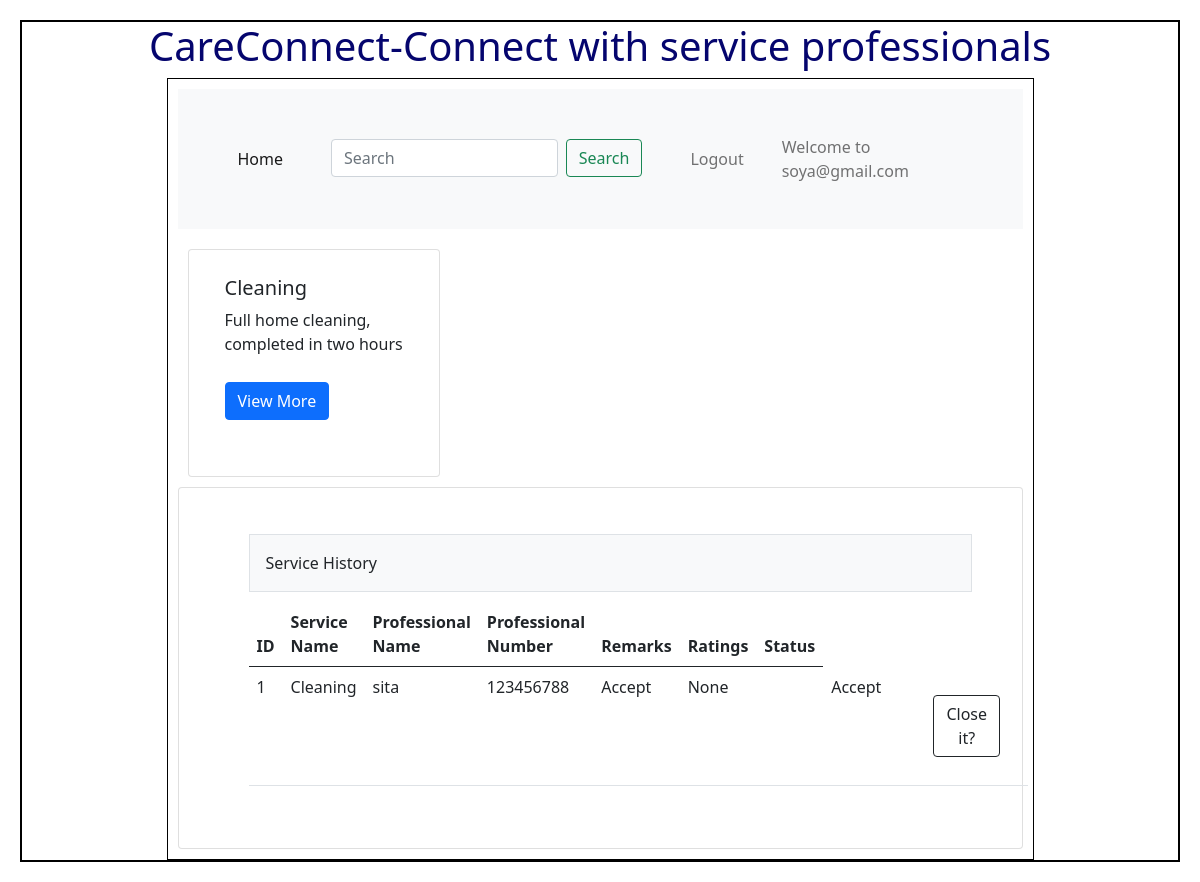
/customer (signed in), run on an earlier commit of the app's database.
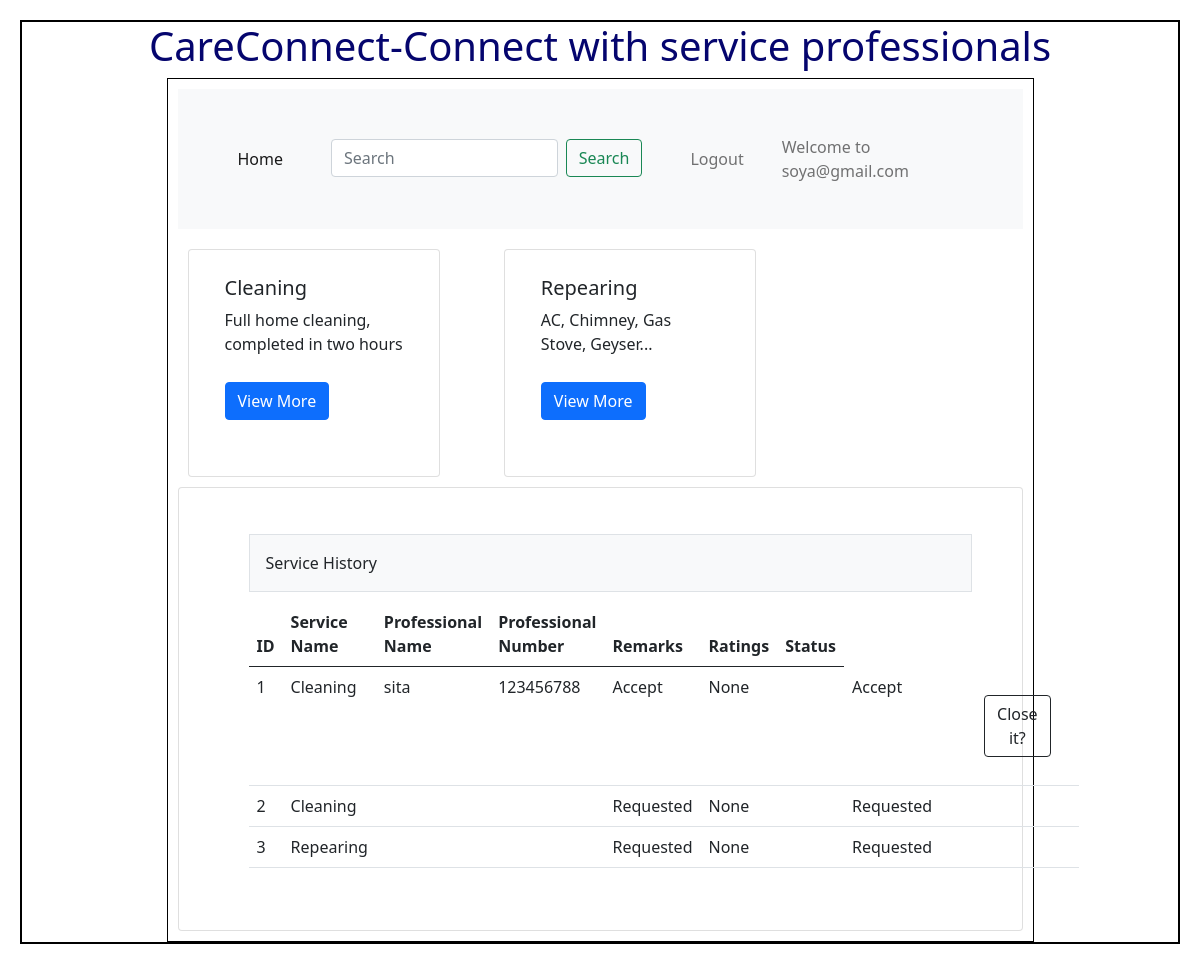
And on a later commit of the database.
### Backend/models.py (models this page shows)
class Service(db.Model):
    __tablename__="Service"
    id = db.Column(db.Integer, primary_key=True)
    name=db.Column(db.String,nullable=False)
    description=db.Column(db.String,nullable=False)
    baseprice=db.Column(db.Integer,default=0.0)
    subservice=db.Column(db.String,nullable=False)
    location=db.Column(db.String,nullable=False)
    pincode=db.Column(db.String,nullable=False)

class Servicereq(db.Model):
    __tablename__="Servicereq"
    id = db.Column(db.Integer, primary_key=True)
    Professional_id=db.Column(db.Integer, db.ForeignKey("Professional.id"),nullable=True)
    Service_id=db.Column(db.Integer, db.ForeignKey("Service.id"),nullable=False)
    Customer_id=db.Column(db.Integer, db.ForeignKey("Customer.id"),nullable=False)
    status=db.Column(db.String,nullable=False)
    remarks=db.Column(db.String,nullable=True)
    rating=db.Column(db.Integer,default=0)
    service=db.relationship("Service",cascade="all,delete",backref="Servicereqs",lazy=True)
    customer=db.relationship("Customer",cascade="all,delete",backref="Servicereqs",lazy=True)
    professional=db.relationship("Professional",cascade="all,delete",backref="Servicereqs",lazy=True)

class Professional(db.Model):
    __tablename__="Professional"
    id = db.Column(db.Integer, primary_key=True)
    email=db.Column(db.String,unique=True,nullable=False)
    password=db.Column(db.String,nullable=False)
    fullname=db.Column(db.String,nullable=False)
    contact_number=db.Column(db.Integer,nullable=False)
    address=db.Column(db.String,nullable=False)
    pincode=db.Column(db.Integer,nullable=False)
    experience=db.Column(db.String,nullable=False)
    professional_summary=db.Column(db.String,nullable=False)
    service_name=db.Column(db.String,nullable=False)
    status=db.Column(db.String,default="Active")
    p_req=db.Column(db.String,default="Pending")

### Backend/controllers.py (the view)
@app.route("/customer")
def customer_dashboard():
    redirect_response = isUserLoggedIn()
    if redirect_response is None:
        return redirect('/login')
    services=get_services()
    servicereqs=get_servicereq()
    Customer_id=session.get('userid')
    servicereqs = Servicereq.query.filter_by(Customer_id=Customer_id).all()
    return render_template("Customerdashboard.html",name=session.get('username'),services=services,servicereqs=servicereqs)

### Backend/controllers.py (called while the page is built)
def isUserLoggedIn():
    if 'userid' in session:
        if session.get('usertype') == 'admin':
            return redirect(url_for('admin_dashboard'))
        elif session.get('usertype') == 'customer':
            return redirect(url_for('customer_dashboard'))
        elif session.get('usertype') == 'professional':
            return redirect(url_for('professional_dashboard'))
    return None

def get_services():
    services=Service.query.all()
    return services

def get_servicereq():
    servicereqs=Servicereq.query.all()
    print(servicereqs)
    return servicereqs

### Templates/Customerdashboard.html (shortened to what the changed rows need)
<!DOCTYPE html>
<html>
    <head>
        <link rel="stylesheet" href="/static/styles/main.css">
        <link href="https://cdn.jsdelivr.net/npm/bootstrap@5.0.2/dist/css/bootstrap.min.css" rel="stylesheet">
    </head>
    <body>
        <div class = "my_container">
            <div class = "center"> <h1>CareConnect-Connect with service professionals</h1></div>
                <div class="my_panel">
                        <div class="row row-cols-1 row-cols-md-3 g-4">
                            {% for service in services %}
                            <div class="col">
                                <div class="card h-100">
                                    <div class="card-body">
                                            <h5 class="card-title">{{service.name}}</h5>
                                            <p class="card-text">{{service.description}}</p>
                                            <a href="{{ url_for('Subservice', id=service.id) }}"class="btn btn-primary">View More</a>
                                    </div>
                                </div>
                            </div>
                            {%endfor%}
                        </div>
                    <div class="card">
                    <div class="card-body">
                        <div class="container px-4">
                            <div class="row gx-5">
                                <div class="col">
                                        <table class="table">
                                            <thead>
                                                <tr>
                                                <th scope="col">ID</th>
                                                <th scope="col">Service Name</th>
                                                <th scope="col">Professional Name</th>
                                                <th scope="col">Professional Number</th>
                                                <th scope="col">Remarks</th>
                                                <th scope="col">Ratings</th>
                                                <th scope="col">Status</th>
                                                </tr>
                                            </thead>
                                            <tbody>
                                                {%if servicereqs%}
                                                    {%for servicereq in servicereqs%}
                                                <tr>
                                                    <td>{{ servicereq.id }}</td>
                                                    <td>{{ servicereq.service.name }}</td>
                                                    <td>{{servicereq.professional.fullname}}</td>
                                                    <td>{{ servicereq.professional.contact_number}}</td>
                                                    <td>{{ servicereq.status}}</td>
                                                    <td>{{servicereq.remarks}}</td>
                                                    <td>{{servicereq.ratings}}</td>
                                                    <td>{{ servicereq.status}}</td>
                                                    <td>{{ servicereq.action}}</td>
                                                    <td>
                                                        {%if servicereq.status == "Accept" %}
                                                        <div class="d-grid gap-2 d-md-flex justify-content-md-end">
                                                            <a href="/feedback"type="button" class="btn btn-outline-dark btn-small">Close it?</a>
                                                        </div>
                                                        {%endif%}
                                                    </td>
                                                </tr>
                                                    {%endfor%}
                                                {%else%}
                                                    <h3 class = "center"> No services found</h3>
                                                {%endif%}
                                            </tbody>
                                        </table>
                                </div>
                            </div>
                        </div>
                    </div>
                    </div>
                </div>
        </div>
    </body>
</html>

What changed in the data, as far as the page shows it:
added Service: name "Repearing", description "AC, Chimney, Gas Stove, Geyser..."
added Servicereq: id "2", service.name "Cleaning", status "Requested", remarks "None"
added Servicereq: id "3", service.name "Repearing", status "Requested", remarks "None"
